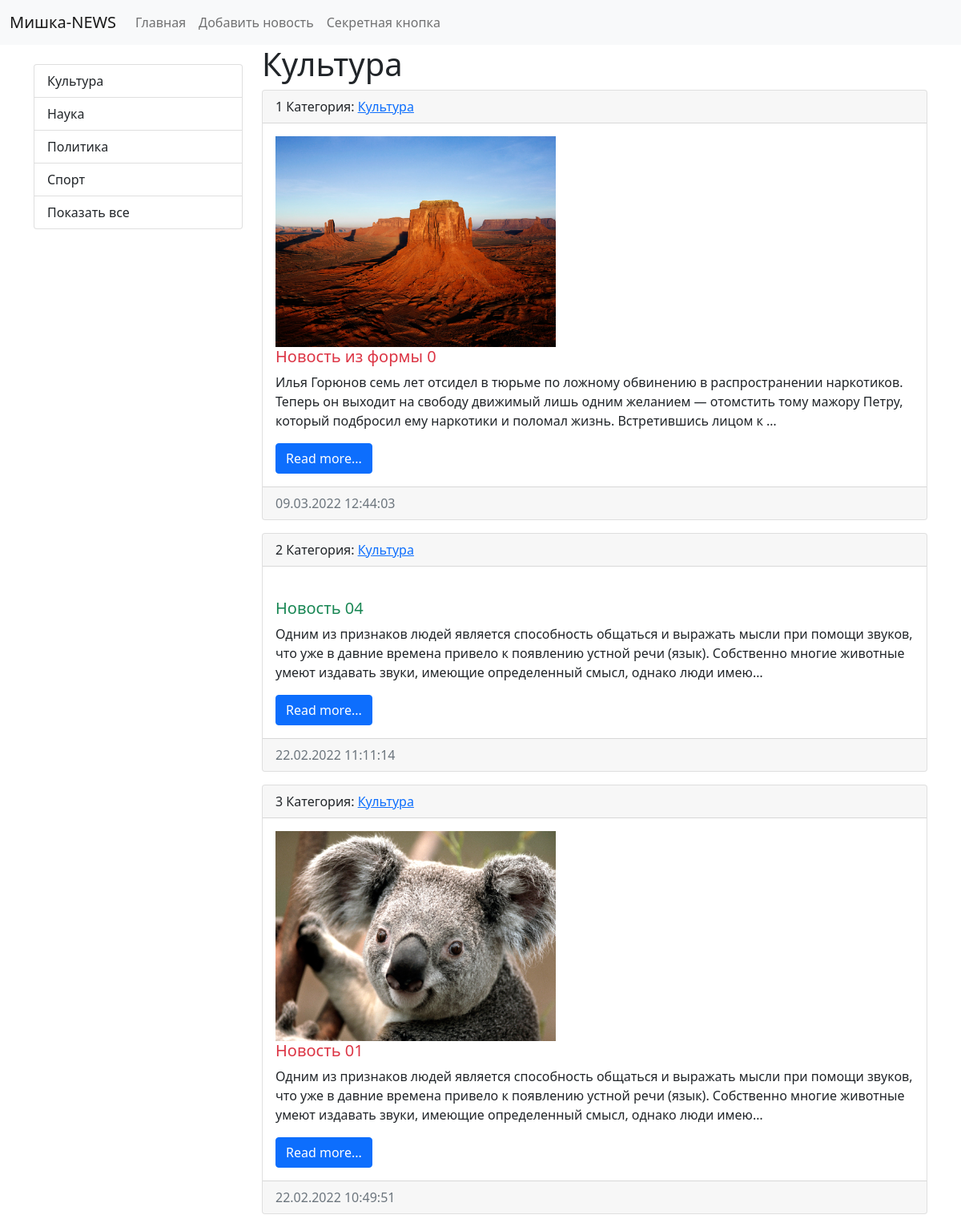
Page /news/category/1/ on the committed database.
### news/models.py (models this page shows, shortened)
class CategoryDB(models.Model):
    title = models.CharField(max_length=150, db_index=True, verbose_name='Наименование категории')     # db_index=True - Если True, для этого поля будет создан индекс базы данных, т.е. поле индексируется, что делает его более быстрым для поиска
    def get_absolute_url(self):
        return reverse('category', kwargs={'category_id': self.pk})
    def __str__(self):
        return self.title
    class Meta:
        verbose_name = 'Категория'
        verbose_name_plural = 'Категории'
        ordering = ['title']

class NewsDB(models.Model):
    title = models.CharField(max_length=150, verbose_name='Наименование новости')
    content = models.TextField(blank=True, verbose_name='Контент')  # blank=True - указывает, что поле не является обязательным к заполнению
    date_at = models.DateTimeField(auto_now_add=True, verbose_name='Дата создания')   # auto_now_add=True - указываем, что поле заполнится 1 раз, при создании, и в дальнейшем меняться не будет
    updated_at = models.DateTimeField(auto_now=True, verbose_name='Дата последнего изменения')    # auto_now=True - значение поля будет обновляться каждый раз при редактировании
    photo = models.ImageField(upload_to='photos/%Y/%m/%d', verbose_name='Фото', blank=True)  # upload_to='photos/%Y/%m/%d' - указываем путь, куда будут сохраняться фотки, причем с созданием структуры подпапок по дате
    is_published = models.BooleanField(default=True, verbose_name='Опубликовать')    # default=True - по умолчанию ставим True - т.е. публикуем новость
    category = models.ForeignKey('CategoryDB', on_delete=models.PROTECT, null=True, verbose_name='Категория')    # первый параметр - название модели, при этом мы можем передавать его в 2 видах: либо ссылка на модель, либо строка с именем модели. models.PROTECT обеспечивает защиту от удаления данных
    def get_absolute_url(self):
        return reverse('view_news', kwargs={'news_id': self.pk})
    class Meta:
        verbose_name = 'Новость'    # наименование модели в единственном числе
        verbose_name_plural = 'Новости'    # наименование модели во множественном числе
        ordering = ['-date_at'] # указываем сортировку списка новостей, которая будет выводиться админу

### news/views.py (the view)
# urls.py: path('category/<int:category_id>/', get_category, name='category'),
def get_category(request, category_id):
    news = NewsDB.objects.filter(category_id=category_id)
    category = CategoryDB.objects.get(pk=category_id)
    cont = {
        'news': news,
        'category': category
    }
    return render(request, 'news/category.html', cont)

### news/templatetags/news_tags.py (called while the page is built)
@register.inclusion_tag('news/_list_categories.html')
def show_categories():
    categories = CategoryDB.objects.all()
    return {'categories': categories}

### news/templates/news/category.html (shortened to what this page needs)
{% extends 'base.html' %}
{% block sidebar %}
{% include 'inc/_sidebar.html' %}
{% endblock %}
{% block content %}
<h1>{{ category }}</h1>
{% for item in news %}
<div class="card mb-3">
    <div class="card-header">
        {{ forloop.counter }}
        Категория: <a href="{{ item.category.get_absolute_url }}">{{ item.category }}</a>
    </div>
    <div class="card-body">
        <div class="media">
            {% if item.photo %}
            <img src="{{ item.photo.url }}" alt="" width="350" class="mr-3">
            {% else %}
            <img src="https://www.fillmurray.com/640/360" alt="" width="350" class="mr-3">
            {% endif %}
            <div class="media-body">
                <h5 class="card-title {% cycle 'text-danger' 'text-success' %}">{{ item.title }}</h5>
                <p class="card-text">{{ item.content | truncatechars:250 }}</p>
                <a href="{{ item.get_absolute_url }}" class="btn btn-primary">Read more...</a>
            </div>
        </div>
    </div>
    <div class="card-footer text-muted">
        {{ item.date_at | date:"d.m.Y H:i:s" }}
    </div>
</div>
{% endfor %}
{% endblock %}

### templates/base.html (shortened to what this page needs)
<!doctype html>
{% load static %}
<html lang="en">
<head>
    <link href="https://cdn.jsdelivr.net/npm/bootstrap@5.1.3/dist/css/bootstrap.min.css" rel="stylesheet">
</head>
<body>
{% include 'inc/_nav.html' %}
<div class="container md-3">
    <div class="row">
        <div class="col-md-3">
            {% block sidebar %}SIDEBAR{% endblock %}
        </div>
        <div class="col-md-9">
            {% block content %}CONTENT{% endblock %}
        </div>
    </div>
</div>
</body>
</html>

### templates/inc/_nav.html (shortened to what this page needs)
<nav class="navbar navbar-expand-lg navbar-light bg-light">
    <div class="container-fluid">
        <a class="navbar-brand" href="{% url 'home' %}">Мишка-NEWS</a>
        <div class="collapse navbar-collapse" id="navbarSupportedContent">
            <ul class="navbar-nav me-auto mb-2 mb-lg-0">
                <li class="nav-item"><a class="nav-link" href="{% url 'home' %}">Главная</a></li>
                <li class="nav-item"><a class="nav-link" href="{% url 'add_news' %}">Добавить новость</a></li>
                <li class="nav-item"><a class="nav-link" href="{% url 'home' %}">Секретная кнопка</a></li>
            </ul>
        </div>
    </div>
</nav>

### templates/inc/_sidebar.html (shortened to what this page needs)
{% load news_tags %}
<br>
{% show_categories %}

### news/templates/news/_list_categories.html
<div class="list-group">
    {% for item in categories %}
    <a href="{{ item.get_absolute_url }}" class="list-group-item list-group-item-action">{{ item.title }}</a>
    {% endfor %}
    <a href="{% url 'home' %}" class="list-group-item list-group-item-action">Показать все</a>
</div>

### rows in the picture
CategoryDB: title "Культура"
CategoryDB: title "Наука"
CategoryDB: title "Политика"
CategoryDB: title "Спорт"
NewsDB: category "Культура", photo (picture), title "Новость из формы 0", content "Илья Горюнов семь лет отсидел в тюрьме по ложному обвинению в распространении наркотиков. Теперь он выходит на свободу движимый лишь одним желанием — отомстить тому мажору Петру, который подбросил ему наркотики и поломал жизнь. Встретившись лицом к …", date_at "09.03.2022 12:44:03"
NewsDB: category "Культура", title "Новость 04", content "Одним из признаков людей является способность общаться и выражать мысли при помощи звуков, что уже в давние времена привело к появлению устной речи (язык). Собственно многие животные умеют издавать звуки, имеющие определенный смысл, однако люди имею…", date_at "22.02.2022 11:11:14"
NewsDB: category "Культура", photo (picture), title "Новость 01", content "Одним из признаков людей является способность общаться и выражать мысли при помощи звуков, что уже в давние времена привело к появлению устной речи (язык). Собственно многие животные умеют издавать звуки, имеющие определенный смысл, однако люди имею…", date_at "22.02.2022 10:49:51"
